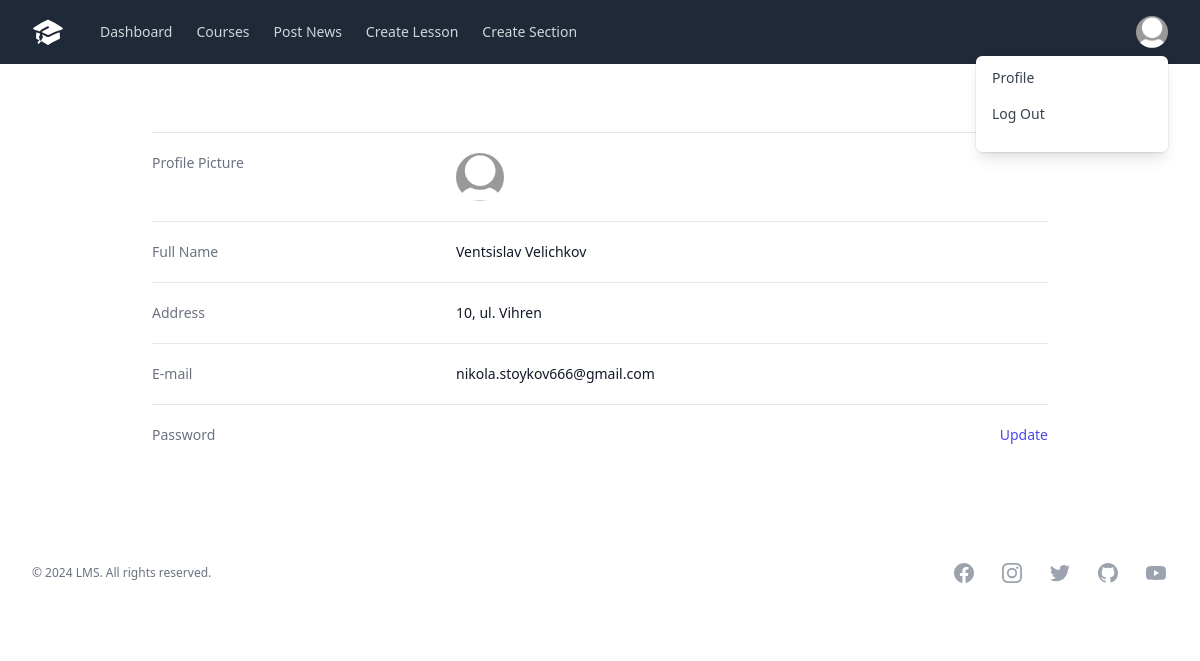
/app/profile_teacher/ (signed in), run on the app's committed database.
### app/models.py (models this page shows, shortened)
class CustomUser(AbstractUser):
    is_teacher = models.BooleanField(default=False)
    is_student = models.BooleanField(default=False)

class Teacher(models.Model):
    user = models.OneToOneField(CustomUser, on_delete=models.CASCADE)
    first_name = models.CharField(max_length=30, blank=False, null=False)
    last_name = models.CharField(max_length=30, blank=False, null=False)
    date_of_birth = models.DateField()
    address = models.CharField(max_length=100)
    email = models.EmailField()
    profile_picture = models.ImageField(default='default.jpg', upload_to='profile_pics')

### app/views.py (the view)
# urls.py: path('profile_teacher/', views.teacher_profile_view, name='profile_teacher'),
@login_required
def teacher_profile_view(request):
    details = Teacher.objects.filter(user=request.user)
    context = {'details': details}
    return render(request, 'app/profile_teacher.html', context=context)

### app/templates/app/profile_teacher.html
{% extends './base.html' %}
{% block content %}
    <div class="bg-white">
        <div class="mx-auto max-w-7xl py-12 px-4 sm:px-6 lg:px-8">
          <div class="mx-auto max-w-4xl">
      <div class="mt-5 border-t border-gray-200">
        <dl class="divide-y divide-gray-200">
        {% for detail in details %}
        <div class="py-4 sm:grid sm:grid-cols-3 sm:gap-4 sm:py-5">
            <dt class="text-sm font-medium text-gray-500">Profile Picture</dt>
            <dd class="mt-1 flex text-sm text-gray-900 sm:col-span-2 sm:mt-0">
                <img class="inline-block h-12 w-12 rounded-full" src="{{user.teacher.profile_picture.url}}" alt="">
            </dd>
          </div>
          <div class="py-4 sm:grid sm:grid-cols-3 sm:gap-4 sm:py-5">
            <dt class="text-sm font-medium text-gray-500">Full Name</dt>
            <dd class="mt-1 flex text-sm text-gray-900 sm:col-span-2 sm:mt-0">
              <span class="flex-grow">{{detail.first_name}} {{detail.last_name}}</span>
            </dd>
          </div>
          <div class="py-4 sm:grid sm:grid-cols-3 sm:gap-4 sm:py-5">
            <dt class="text-sm font-medium text-gray-500">Address</dt>
            <dd class="mt-1 flex text-sm text-gray-900 sm:col-span-2 sm:mt-0">
              <span class="flex-grow">{{detail.address}}</span>
            </dd>
          </div>
          <div class="py-4 sm:grid sm:grid-cols-3 sm:gap-4 sm:py-5">
            <dt class="text-sm font-medium text-gray-500">E-mail</dt>
            <dd class="mt-1 flex text-sm text-gray-900 sm:col-span-2 sm:mt-0">
              <span class="flex-grow">{{detail.email}}</span>
            </dd>
          </div>
          <div class="py-4 sm:grid sm:grid-cols-3 sm:gap-4 sm:py-5">
            <dt class="text-sm font-medium text-gray-500">Password</dt>
            <dd class="mt-1 flex text-sm text-gray-900 sm:col-span-2 sm:mt-0">
              <span class="flex-grow"></span>
              <span class="ml-4 flex-shrink-0">
                <a href="{% url 'password_change' %}">
                <button type="button" class="rounded-md bg-white font-medium text-indigo-600 hover:text-indigo-500 focus:outline-none focus:ring-2 focus:ring-indigo-500 focus:ring-offset-2">Update</button>
              </a>
            </span>
            </dd>
          </div>
          {% endfor %}
        </dl>
      </div>
          </div>
        </div>
      </div>
{% endblock content %}

### app/templates/app/base.html (shortened to what this page needs)
{% load static %}
<html lang="en">
<head>
  <link rel="stylesheet" href="{% static 'app/output.css' %}">
  <div class="bg-gray-100">
    <nav x-data="{ open: false }" class="bg-gray-800">
      <div class="mx-auto max-w-7xl px-2 sm:px-6 lg:px-8">
        <div class="relative flex h-16 items-center justify-between">
          <div class="flex flex-1 items-center justify-center sm:items-stretch sm:justify-start">
            <div class="flex flex-shrink-0 items-center">
            </div>
            <div class="hidden sm:ml-6 sm:block">
              <div class="flex">
                  <a href="{% url 'index' %}" class="{% if request.resolver_match.url_name == 'index' %} bg-gray-900 text-white px-3 py-2 rounded-md text-sm font-medium {%else%}text-gray-300 hover:bg-gray-700 hover:text-white px-3 py-2 rounded-md text-sm font-medium {% endif %}" x-state:on="Current" x-state:off="Default" aria-current="page" x-state-description="Current: "bg-gray-900 text-white", Default: "text-gray-300 hover:bg-gray-700 hover:text-white"">Dashboard</a>
                  <a href="{% url 'courses' %}" class="{% if request.resolver_match.url_name == 'courses' %} bg-gray-900 text-white px-3 py-2 rounded-md text-sm font-medium {%else%}text-gray-300 hover:bg-gray-700 hover:text-white px-3 py-2 rounded-md text-sm font-medium {% endif %}" x-state-description="undefined: "bg-gray-900 text-white", undefined: "text-gray-300 hover:bg-gray-700 hover:text-white"">Courses</a>
                  {% if request.user.is_teacher %}
                      <a href="{% url 'post_news' %}" class="{% if request.resolver_match.url_name == 'post_news' %} bg-gray-900 text-white px-3 py-2 rounded-md text-sm font-medium {%else%}text-gray-300 hover:bg-gray-700 hover:text-white px-3 py-2 rounded-md text-sm font-medium {% endif %}" x-state-description="undefined: "bg-gray-900 text-white", undefined: "text-gray-300 hover:bg-gray-700 hover:text-white"">Post News</a>
                      <a href="{% url 'create_lesson' %}" class="{% if request.resolver_match.url_name == 'create_lesson' %} bg-gray-900 text-white px-3 py-2 rounded-md text-sm font-medium {%else%}text-gray-300 hover:bg-gray-700 hover:text-white px-3 py-2 rounded-md text-sm font-medium {% endif %}" x-state-description="undefined: "bg-gray-900 text-white", undefined: "text-gray-300 hover:bg-gray-700 hover:text-white"">Create Lesson</a>
                      <a href="{% url 'create_section' %}" class="{% if request.resolver_match.url_name == 'create_section' %} bg-gray-900 text-white px-3 py-2 rounded-md text-sm font-medium {%else%}text-gray-300 hover:bg-gray-700 hover:text-white px-3 py-2 rounded-md text-sm font-medium {% endif %}" x-state-description="undefined: "bg-gray-900 text-white", undefined: "text-gray-300 hover:bg-gray-700 hover:text-white"">Create Section</a>
                    {% endif %}
              </div>
            </div>
          </div>
          <div class="absolute inset-y-0 right-0 flex items-center pr-2 sm:static sm:inset-auto sm:ml-6 sm:pr-0">
            <div x-data="Components.menu({ open: false })" x-init="init()" @keydown.escape.stop="open = false; focusButton()" @click.away="onClickAway($event)" class="relative ml-3">
              <div>
                <button type="button" class="flex rounded-full bg-gray-800 text-sm focus:outline-none focus:ring-2 focus:ring-white focus:ring-offset-2 focus:ring-offset-gray-800" id="user-menu-button" x-ref="button" @click="onButtonClick()" @keyup.space.prevent="onButtonEnter()" @keydown.enter.prevent="onButtonEnter()" aria-expanded="false" aria-haspopup="true" x-bind:aria-expanded="open.toString()" @keydown.arrow-up.prevent="onArrowUp()" @keydown.arrow-down.prevent="onArrowDown()">
                  {% if request.user.is_teacher %}
                      <img class="h-8 w-8 rounded-full" src="{{ user.teacher.profile_picture.url }}" alt="">
                  {% elif request.user.is_student %}
                      <img class="h-8 w-8 rounded-full" src="{{ user.teacher.profile_picture.url }}" alt="">
                  {% elif request.user.is_superuser or request.user.is_staff %}
                      <img class="h-8 w-8 rounded-full" src="{% get_media_prefix %}profile_pics/default.jpg" alt="">
                  {% endif %}
                </button>
              </div>
                <div x-show="open" x-transition:enter="transition ease-out duration-100" x-transition:enter-start="transform opacity-0 scale-95" x-transition:enter-end="transform opacity-100 scale-100" x-transition:leave="transition ease-in duration-75" x-transition:leave-start="transform opacity-100 scale-100" x-transition:leave-end="transform opacity-0 scale-95" class="absolute right-0 z-10 mt-2 w-48 origin-top-right rounded-md bg-white py-1 shadow-lg ring-1 ring-black ring-opacity-5 focus:outline-none" x-ref="menu-items" x-description="Dropdown menu, show/hide based on menu state." x-bind:aria-activedescendant="activeDescendant" role="menu" aria-orientation="vertical" aria-labelledby="user-menu-button" tabindex="-1" @keydown.arrow-up.prevent="onArrowUp()" @keydown.arrow-down.prevent="onArrowDown()" @keydown.tab="open = false" @keydown.enter.prevent="open = false; focusButton()" @keyup.space.prevent="open = false; focusButton()">
                  {% if request.user.is_teacher %}
                    <a href="{% url 'profile_teacher' %}" class="block px-4 py-2 text-sm text-gray-700" x-state:on="Active" x-state:off="Not Active" :class="{ 'bg-gray-100': activeIndex === 0 }" role="menuitem" tabindex="-1" id="user-menu-item-0" @mouseenter="onMouseEnter($event)" @mousemove="onMouseMove($event, 0)" @mouseleave="onMouseLeave($event)" @click="open = false; focusButton()">Profile</a>
                  {% endif %}
                  <form method="POST" action="{% url 'logout' %}">
                    <button type="submit" class="block px-4 py-2 text-sm text-gray-700">Log Out</button>
                </form>
                </div>
            </div>
          </div>
        </div>
      </div>
    </nav>
    </div>
</head>
<body data-media-url="{% get_media_prefix as MEDIA_PREFIX %}">
  {% block content %}
  {% endblock content %}
  <footer class="bg-white">
    <div class="mx-auto max-w-7xl py-12 px-6 md:flex md:items-center md:justify-between lg:px-8">
      <div class="flex justify-center space-x-6 md:order-2">
          <a href="#" class="text-gray-400 hover:text-gray-500">
          </a>
          <a href="#" class="text-gray-400 hover:text-gray-500">
          </a>
          <a href="#" class="text-gray-400 hover:text-gray-500">
          </a>
          <a href="#" class="text-gray-400 hover:text-gray-500">
          </a>
          <a href="#" class="text-gray-400 hover:text-gray-500">
          </a>
      </div>
      <div class="mt-8 md:order-1 md:mt-0">
        <p class="text-center text-xs leading-5 text-gray-500">© <span id="year"></span> LMS. All rights reserved.</p>
      </div>
    </div>
  </footer>
</body>
</html>

### data on the page
CustomUser: teacher.profile_picture (placeholder picture)
Teacher: teacher.profile_picture (placeholder picture), first_name "Ventsislav", last_name "Velichkov", address "10, ul. Vihren", email "nikola.stoykov666@gmail.com"
